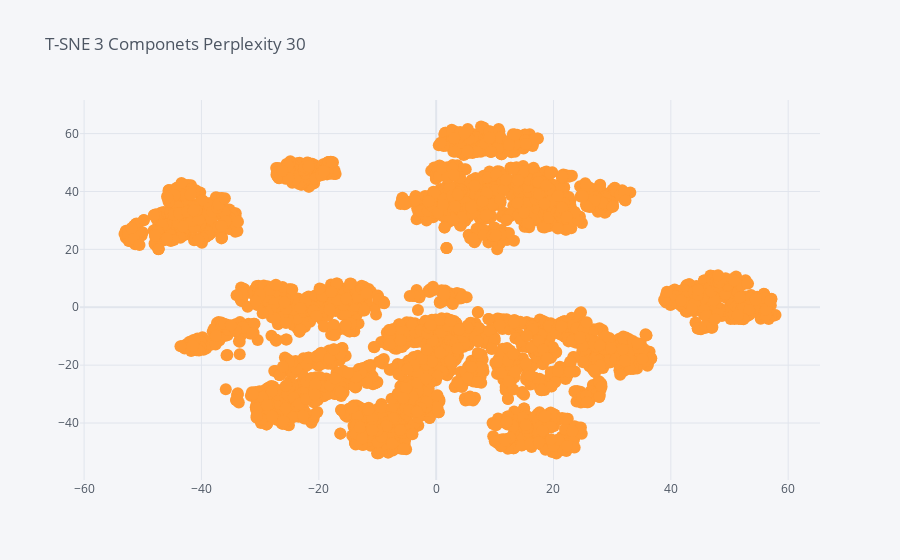

The notebook cell this image was saved under:
### Code cell
Xt.iplot(x="d1", y="d2",kind="scatter", mode='markers', title=f"T-SNE 3 Componets Perplexity 30")

### Figure 1 — Plotly figure (JSON) as saved in the notebook; plotly's stock layout.template omitted (floating-point values rounded to 4 significant figures; data arrays with more than 128 entries replaced by an {"elided": "..."} marker saying what was removed)
{"data": [{"line": {"color": "rgba(255, 153, 51, 1.0)", "dash": "solid", "shape": "linear", "width": 1.3}, "marker": {"size": 12, "symbol": "circle"}, "mode": "markers", "name": "d2", "text": "", "type": "scatter", "x": {"elided": "4500 float values"}, "y": {"elided": "4500 float values"}}], "layout": {"legend": {"bgcolor": "#F5F6F9", "font": {"color": "#4D5663"}}, "paper_bgcolor": "#F5F6F9", "plot_bgcolor": "#F5F6F9", "title": {"font": {"color": "#4D5663"}, "text": "T-SNE 3 Componets Perplexity 30"}, "xaxis": {"gridcolor": "#E1E5ED", "showgrid": true, "tickfont": {"color": "#4D5663"}, "title": {"font": {"color": "#4D5663"}, "text": ""}, "zerolinecolor": "#E1E5ED"}, "yaxis": {"gridcolor": "#E1E5ED", "showgrid": true, "tickfont": {"color": "#4D5663"}, "title": {"font": {"color": "#4D5663"}, "text": ""}, "zerolinecolor": "#E1E5ED"}}}
